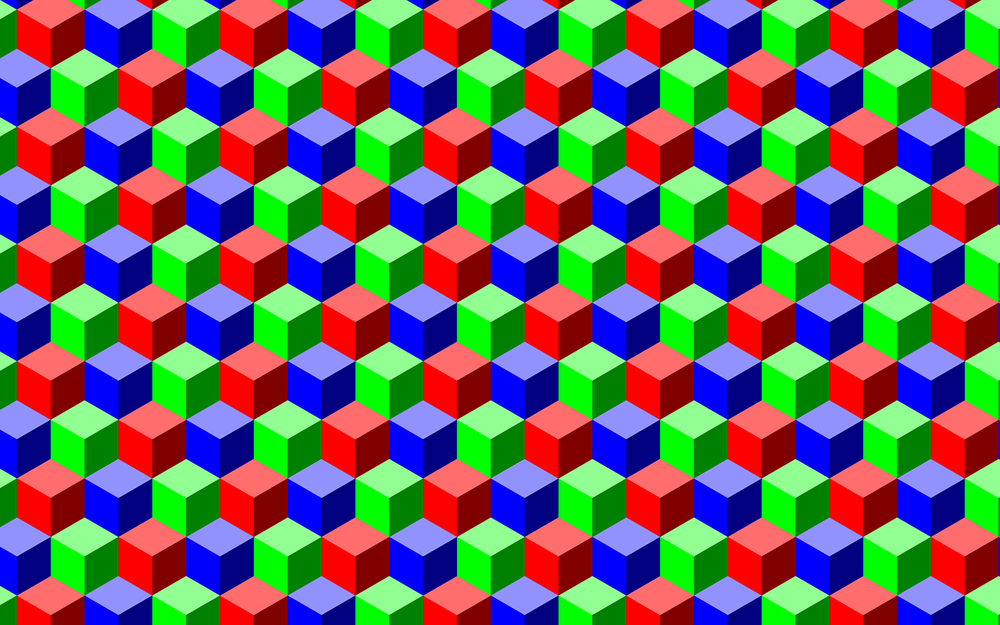
#> input picture inpdata/images/RGBY.png, 1000 x 625 px, shrunk from 1280 x 800 before the run
$ jupyter execute 002_basic_image_processing.ipynb
#> lines starting #> are read from the running program, lines starting #| are printed output that depends on the picture
[cell 1]
import cv2
import matplotlib.pyplot as plt
import numpy as np

[cell 2]
img = cv2.imread("../inpdata/images/RGBY.png", 1)
#> img is the input picture: shape (625, 1000, 3); mean B, G, R 99.4, 99.6, 105

[cell 3]
print(img.shape)
#| (625, 1000, 3)
print(img.dtype)
#| uint8

[cell 4]
fig = plt.figure(figsize=(5, 5))
plt.imshow(img)

[cell 5]
plt.imshow(img[0:10, 10:30])
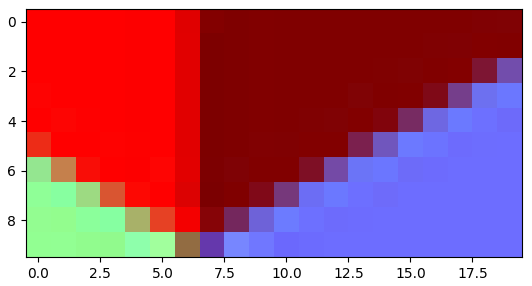
#> figure drawn by matplotlib, 1 panel
